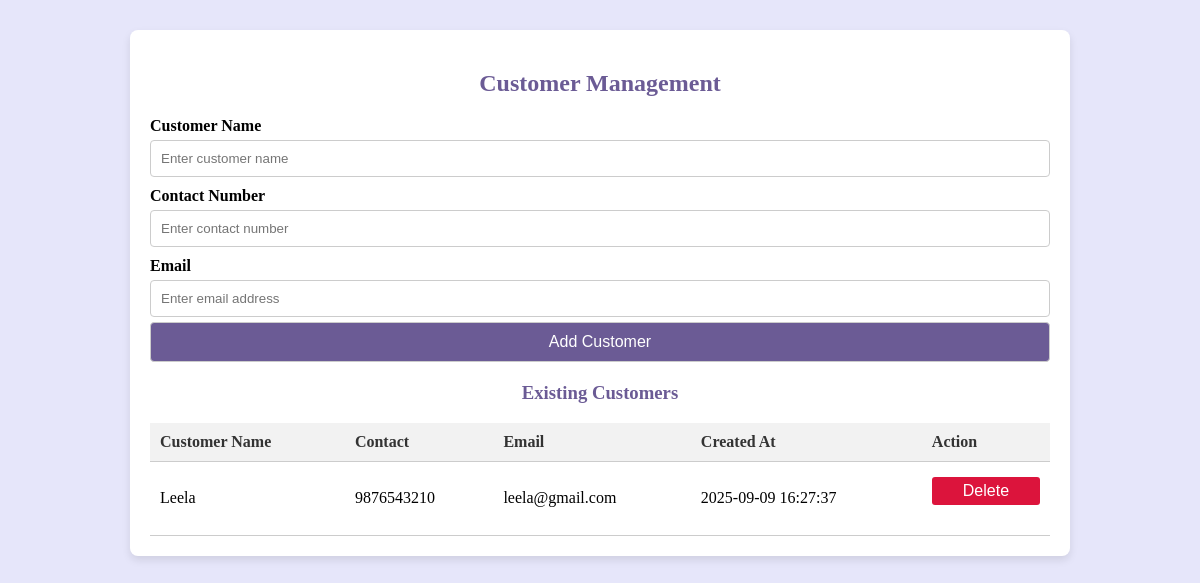
The page /customers (signed in) on the database its author committed.
### tables this page shows
CREATE TABLE customers (
            id INTEGER PRIMARY KEY AUTOINCREMENT,
            customer_name TEXT NOT NULL,
            contact_number TEXT NOT NULL,
            email TEXT NOT NULL,
            created_at TIMESTAMP DEFAULT CURRENT_TIMESTAMP NOT NULL
        );

### app.py (the view, shortened to what this page needs)
@app.route("/customers", methods=["GET", "POST"])
@login_required()
def customers():
    conn = get_db_connection()
    cursor = conn.cursor()
    cursor.execute("SELECT * FROM customers ORDER BY id DESC")
    customers_list = cursor.fetchall()
    conn.close()
    return render_template("customers.html", customers=customers_list)

### app.py (called while the page is built)
def get_db_connection():
    conn = sqlite3.connect('shelfsmart.db')
    conn.row_factory = sqlite3.Row
    return conn

def login_required(*role):  # accepts any number of roles
    def decorator(f):
        @wraps(f)
        def decorated_function(*args, **kwargs):
            if "user_id" not in session:
                flash("Please log in to access this page.", "error")
                return redirect(url_for("login"))
            if role:
                user_role = session.get("role")
                if user_role not in role:
                    flash("You do not have permission to access this page.", "error")
                    return redirect(url_for("dashboard"))
            return f(*args, **kwargs)
        return decorated_function
    return decorator

@app.before_request
def make_session_permanent():
    session.permanent = False # Session lasts until browser is closed

### templates/customers.html (shortened to what this page needs)
<!DOCTYPE html>
<html lang="en">
<head>
</head>
<body>
    <div class="container">
        <h2>Customer Management</h2>
        <form method="POST" action="{{ url_for('customers') }}" id="addCustomerForm" autocomplete="off">
            <label>Customer Name</label>
            <input type="text" name="customer_name" placeholder="Enter customer name" required>
            <label>Contact Number</label>
            <input type="text" name="contact_number" placeholder="Enter contact number">
            <label>Email</label>
            <input type="email" name="email" placeholder="Enter email address">
            <button type="submit">Add Customer</button>
        </form>
        <h3>Existing Customers</h3>
        <div class="table-wrapper">
            <table>
                <thead>
                    <tr>
                        <th>Customer Name</th>
                        <th>Contact</th>
                        <th>Email</th>
                        <th>Created At</th>
                        <th>Action</th>
                    </tr>
                </thead>
                <tbody>
                    {% for customer in customers %}
                        <tr>
                            <td>{{ customer['customer_name'] }}</td>
                            <td>{{ customer['contact_number'] }}</td>
                            <td>{{ customer['email'] }}</td>
                            <td>{{ customer['created_at'] }}</td>
                            <td>
                                <form method="POST" action="{{ url_for('delete_customer', id=customer['id']) }}" onsubmit="return confirm('Are you sure you want to delete this customer?');">
                                    <button type="submit" class="action-btn">Delete</button>
                                </form>
                            </td>
                        </tr>
                    {% else %}
                        <tr>
                            <td colspan="5" style="text-align:center;">No customer recorded yet</td>
                        </tr>
                    {% endfor %}
                </tbody>
            </table>
        </div>
    </div>
</body>
</html>

### templates/customers.html (style rules this page uses)
body { font-family: Cambria, Cochin, Georgia, Times, 'Times New Roman', serif; background-color: rgb(230, 230, 250); margin: 0; padding: 0; }
.container { width: 90%; max-width: 900px; margin: 30px auto; background: white; padding: 20px; border-radius: 8px; box-shadow: 0 4px 8px rgba(0,0,0,0.1); }
h2, h3 { text-align: center; color: #6b5b95; }
form { margin-bottom: 20px; }
label { display: block; margin-top: 10px; font-weight: bold; }
input, button { width: 100%; padding: 10px; margin-top: 5px; border: 1px solid #ccc; border-radius: 4px; box-sizing: border-box; }
button { background-color: #6b5b95; color: white; font-size: 16px; cursor: pointer; }
.table-wrapper { overflow-x: auto; margin-top: 15px; }
table { width: 100%; border-collapse: collapse; min-width: 600px; }
th, td { padding: 10px; border-bottom: 1px solid #ccc; text-align: left; }
th { background-color: #f2f2f2; color: #333; }
.action-btn { background: crimson; color: white; padding: 5px 10px; border: none; border-radius: 3px; cursor: pointer; }

### rows shown on the page
customers: customer_name "Leela", contact_number "9876543210", email "leela@gmail.com", created_at "2025-09-09 16:27:37"
